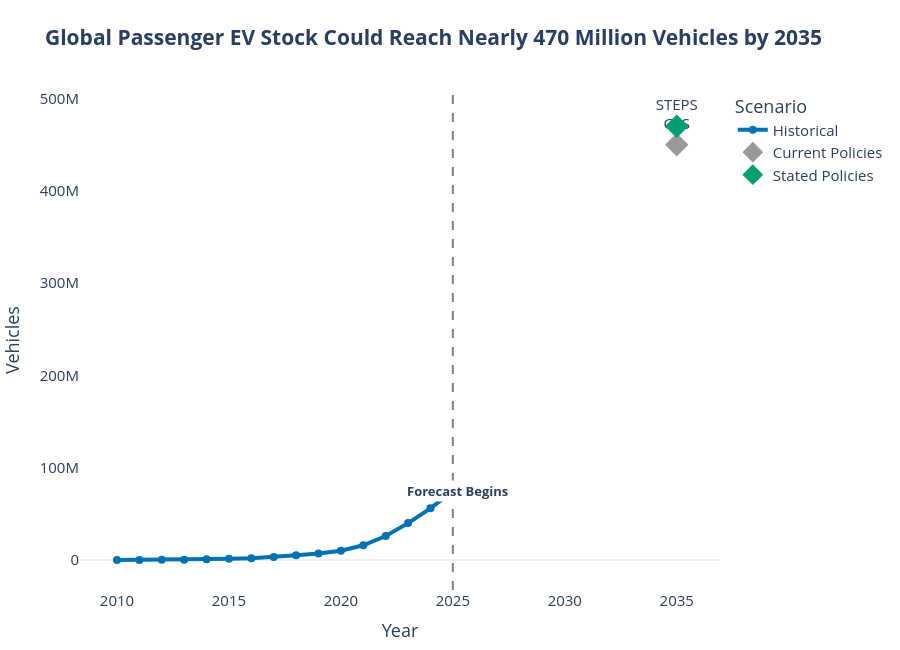

The notebook cell saved with this chart:
### Code cell
# ==========================================================
# Global EV Stock Outlook
# ==========================================================

import plotly.graph_objects as go

fig = go.Figure()

# Historical trend
fig.add_trace(
    go.Scatter(
        x=historical["year"],
        y=historical["value"],
        mode="lines+markers",
        name="Historical",
        line=dict(color="#0072B2", width=4),
        marker=dict(size=8)
    )
)

# CPS projection
fig.add_trace(
    go.Scatter(
        x=cps["year"],
        y=cps["value"],
        mode="markers+text",
        name="Current Policies",
        marker=dict(
            size=18,
            color="#999999",
            symbol="diamond"
        ),
        text=["CPS"],
        textposition="top center"
    )
)

# STEPS projection
fig.add_trace(
    go.Scatter(
        x=steps["year"],
        y=steps["value"],
        mode="markers+text",
        name="Stated Policies",
        marker=dict(
            size=18,
            color="#009E73",
            symbol="diamond"
        ),
        text=["STEPS"],
        textposition="top center"
    )
)

# Forecast separator
fig.add_vline(
    x=2025,
    line_dash="dash",
    line_color="gray"
)

# Annotation
fig.add_annotation(
    x=2025.2,
    y=historical["value"].max(),
    text="<b>Forecast Begins</b>",
    showarrow=False,
    bgcolor="white",
    font=dict(size=13)
)

fig.update_layout(

    title="<b>Global Passenger EV Stock Could Reach Nearly 470 Million Vehicles by 2035</b>",

    template="plotly_white",

    height=650,

    font=dict(size=15),

    plot_bgcolor="white",

    paper_bgcolor="white",

    xaxis_title="Year",

    yaxis_title="Vehicles",

    legend_title="Scenario",

    margin=dict(l=70, r=40, t=90, b=60)

)

fig.update_xaxes(showgrid=False)

fig.update_yaxes(showgrid=False)

fig.show()

### Figure 1 — Plotly figure (JSON) as saved in the notebook; plotly's stock layout.template omitted (floating-point values rounded to 4 significant figures)
{"data": [{"line": {"color": "#0072B2", "width": 4}, "marker": {"size": 8}, "mode": "lines+markers", "name": "Historical", "type": "scatter", "x": [2010, 2011, 2012, 2013, 2014, 2015, 2016, 2017, 2018, 2019, 2020, 2021, 2022, 2023, 2024, 2025], "y": [39000.0, 95000.0, 220000.0, 420000.0, 730000.0, 1300000.0, 2000000.0, 3200000.0, 5100000.0, 7100000.0, 10000000.0, 16000000.0, 26000000.0, 40000000.0, 56000000.0, 75000000.0]}, {"marker": {"color": "#999999", "size": 18, "symbol": "diamond"}, "mode": "markers+text", "name": "Current Policies", "text": ["CPS"], "textposition": "top center", "type": "scatter", "x": [2035], "y": [450000000.0]}, {"marker": {"color": "#009E73", "size": 18, "symbol": "diamond"}, "mode": "markers+text", "name": "Stated Policies", "text": ["STEPS"], "textposition": "top center", "type": "scatter", "x": [2035], "y": [470000000.0]}], "layout": {"annotations": [{"bgcolor": "white", "font": {"size": 13}, "showarrow": false, "text": "<b>Forecast Begins</b>", "x": 2025.0, "y": 75000000}], "font": {"size": 15}, "height": 650, "legend": {"title": {"text": "Scenario"}}, "margin": {"b": 60, "l": 70, "r": 40, "t": 90}, "paper_bgcolor": "white", "plot_bgcolor": "white", "shapes": [{"line": {"color": "gray", "dash": "dash"}, "type": "line", "x0": 2025, "x1": 2025, "xref": "x", "y0": 0, "y1": 1, "yref": "y domain"}], "title": {"text": "<b>Global Passenger EV Stock Could Reach Nearly 470 Million Vehicles by 2035</b>"}, "xaxis": {"showgrid": false, "title": {"text": "Year"}}, "yaxis": {"showgrid": false, "title": {"text": "Vehicles"}}}}
